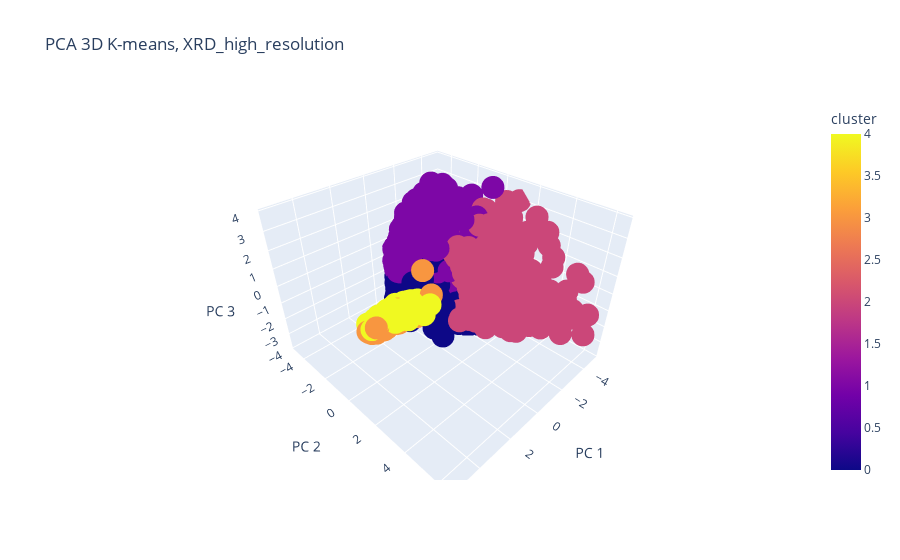

Notebook code cell kept with this figure:
### Code cell
import plotly.express as px
dfPCA3 = dfPCA.iloc[:, [0, 1, 2]].copy()
dfPCA3 = dfPCA3.rename(columns={0: 'x1', 1: 'x2', 2:'x3'})
dfPCA3['cluster'] = dfPCA[['cluster']]
fig = px.scatter_3d(
    dfPCA3, x='x1', y='x2', z='x3', color=dfPCA3['cluster'],
    labels={'x1': 'PC 1', 'x2': 'PC 2', 'x3': 'PC 3'}, title='PCA 3D K-means, XRD_high_resolution'
)
fig.show()

### Figure 1 — Plotly figure (JSON) as saved in the notebook; plotly's stock layout.template omitted (floating-point values rounded to 4 significant figures; data arrays with more than 128 entries replaced by an {"elided": "..."} marker saying what was removed)
{"data": [{"hovertemplate": "PC 1=%{x}<br>PC 2=%{y}<br>PC 3=%{z}<br>cluster=%{marker.color}<extra></extra>", "legendgroup": "", "marker": {"color": {"elided": "1725 int values"}, "coloraxis": "coloraxis", "symbol": "circle"}, "mode": "markers", "name": "", "scene": "scene", "showlegend": false, "type": "scatter3d", "x": {"elided": "1725 float values"}, "y": {"elided": "1725 float values"}, "z": {"elided": "1725 float values"}}], "layout": {"coloraxis": {"colorbar": {"title": {"text": "cluster"}}, "colorscale": [[0, "#0d0887"], [0.1111, "#46039f"], [0.2222, "#7201a8"], [0.3333, "#9c179e"], [0.4444, "#bd3786"], [0.5556, "#d8576b"], [0.6667, "#ed7953"], [0.7778, "#fb9f3a"], [0.8889, "#fdca26"], [1, "#f0f921"]]}, "legend": {"tracegroupgap": 0}, "scene": {"domain": {"x": [0, 1], "y": [0, 1]}, "xaxis": {"title": {"text": "PC 1"}}, "yaxis": {"title": {"text": "PC 2"}}, "zaxis": {"title": {"text": "PC 3"}}}, "title": {"text": "PCA 3D K-means, XRD_high_resolution"}}}
